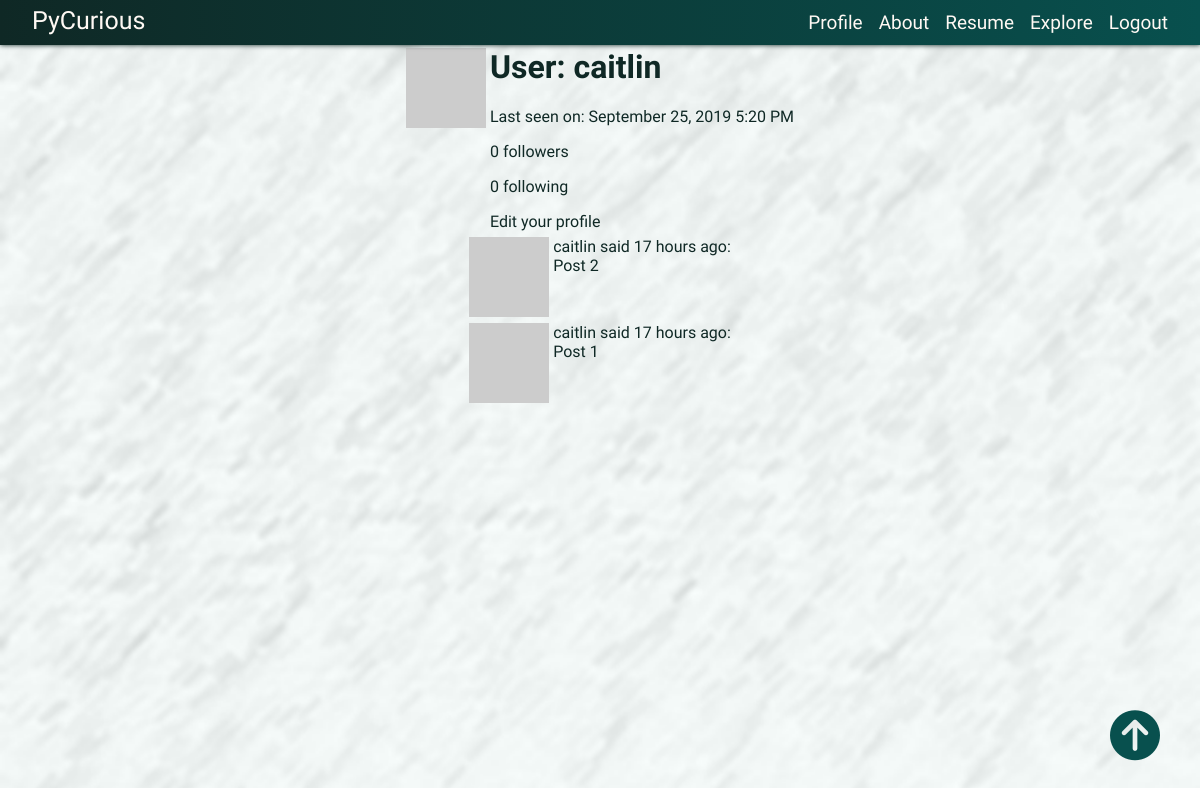
The app's page /user/caitlin (signed in) with its own data.
### app/models.py (models this page shows, shortened)
class User(UserMixin,db.Model):
	id = db.Column(db.Integer, primary_key=True)
	username = db.Column(db.String(64), index=True, unique=True)
	email = db.Column(db.String(120), index=True,unique=True)
	password_hash = db.Column(db.String(128))
	comments = db.relationship('Comment',backref='author',lazy='dynamic')
	about_me = db.Column(db.String(140))
	last_seen = db.Column(db.DateTime, default=datetime.utcnow)
	followed = db.relationship(
		'User', secondary=followers,
		primaryjoin=(followers.c.follower_id == id),
		secondaryjoin=(followers.c.followed_id == id),
		backref = db.backref('followers',lazy='dynamic'),lazy='dynamic'
		)
	def avatar(self,size):
		digest = md5(self.email.lower().encode('utf-8')).hexdigest()
		return 'https://www.gravatar.com/avatar/{}?d=identicon&s={}'.format(digest,size)

class Comment(db.Model):
	id = db.Column(db.Integer, primary_key=True)
	body = db.Column(db.String(140))
	timestamp = db.Column(db.DateTime, index=True, default=datetime.utcnow)
	user_id = db.Column(db.Integer,db.ForeignKey('user.id'))

### app/main/routes.py (the view)
@bp.route('/user/<username>')
@login_required
def user(username):
    user = User.query.filter_by(username=username).first_or_404()
    page = request.args.get('page', 1, type=int)
    comments = user.comments.order_by(Comment.timestamp.desc()).paginate(
        page, current_app.config['COMMENTS_PER_PAGE'], False)
    next_url = url_for('main.user', username=user.username, page=comments.next_num) \
        if comments.has_next else None
    prev_url = url_for('main.user', username=user.username, page=comments.prev_num) \
        if comments.has_prev else None
    return render_template('user.html', user=user, comments=comments.items,
                           next_url=next_url, prev_url=prev_url)

### app/main/routes.py (called while the page is built)
@bp.before_app_request # ? before_request?
def before_request():
	if current_user.is_authenticated:
		current_user.last_seen = datetime.utcnow()
		db.session.commit()
	g.locale = str(get_locale())

### app/models.py (called while the page is built)
@login.user_loader
def load_user(id):
	return User.query.get(int(id))

### app/templates/user.html (shortened to what this page needs)
{% extends "base.html" %}
{% block content %}
	<table>
		<tr valign="top">
			<td><img src="{{ user.avatar(128) }}"></td>
			<td>
				<h1>User: {{ user.username }}</h1>
				{% if user.last_seen %}
					<p>Last seen on: {{ moment(user.last_seen).format('LLL') }} </p>
				{% endif %}
				<p>{{ user.followers.count() }} followers</p>
				<p>{{ user.followed.count() }} following</p>
				{% if user == current_user %}
					<p>
						<a href="{{ url_for('main.edit_profile') }}">
							Edit your profile
						</a>
					</p>
				{% elif not current_user.is_following(user) %}
					<p>
						<a href="{{ url_for('follow',username=user.username) }}">
							Follow
						</a>
					</p>
				{% else %}
					<p>
						<a href="{{ url_for('unfollow',username=user.username) }}">
							Unfollow
						</a>
					</p>
				{% endif %}
			</td>
		</tr>
	</table>
	<div class="comment-container">
		{% for comment in comments %}
			{% include 'partials/_comment.html' %}
		{% endfor %}
	</div>
{% endblock %}

### app/templates/base.html (shortened to what this page needs)
<html>
	<head>
		<link rel="stylesheet" href="{{ url_for('static', filename='css/main.css') }}">
	</head>
	<body>
		<div id="navbar">
			<div id="site-name">
				<a href="{{url_for('main.index')}}">PyCurious</a>
			</div>
			<div id="site-nav">
				{% if current_user.is_anonymous %}
				<a class="nav-link" href="{{url_for('auth.login')}}">Login</a>
				{% else %}
				<a class="nav-link" href="{{ url_for('main.user', username=current_user.username) }}">Profile</a>
				<a class="nav-link" href="{{ url_for('main.explore') }}">About</a>
				<a class="nav-link" href="{{ url_for('main.explore') }}">Resume</a>
				<a class="nav-link" href="{{ url_for('main.explore') }}">Explore</a>
				<a class="nav-link" href="{{ url_for('auth.logout') }}">Logout</a>
				{% endif %}
			</div>
		</div>
		<div class="arrow-up"><i class="fas fa-arrow-circle-up"></i></div>
		{% block content %}
		{% endblock %}
	</body>
</html>

### app/templates/partials/_comment.html
<table>
	<tr valign="top">
		<td>
			<img src="{{ comment.author.avatar(36) }}">
		</td>
		<td>
			<a href="{{ url_for('main.user', username=comment.author.username) }}">
				{{ comment.author.username }}
			</a>
			 said {{ moment(comment.timestamp).fromNow() }}:
			 <br>
			 {{ comment.body }}
		</td>
	</tr>
</table>

### app/static/css/main.css (style rules this page uses)
body { margin: 0px; padding: 0rem; width: 100%; display: flex; flex-direction: column; align-items: center; font-family: sans-serif; background-color: rgb(255,255,255); font-size: 50px; color: rgb(15,40,37); font-family: 'Open Sans Condensed', sans-serif; background-image: url(../img/snake_bg.png); background-repeat: no-repeat; background-size: cover; }
a { text-decoration: none; color: inherit; }
#navbar { margin: 0; padding: 0.4rem 0rem 0.6rem 0rem; width: 100%; display: flex; flex-direction: row; align-items: baseline; justify-content: space-between; background-image: linear-gradient(to right, rgb(15,40,37), rgb(8,80,78)); font-size: .5em; position: relative; box-shadow: 0px 0px 5px 0px rgba(15,40,37,1); }
#site-name { margin-left: 2rem; color: rgb(255,249,244); }
#site-nav { display: flex; align-items: center; padding-right: 1rem; }
.nav-link { margin-right: 1rem; color: rgb(255,249,244); font-size: .76em; }
.arrow-up { color: rgba(8,80,78,1); font-size: 1em; position: fixed; bottom: 5vh; right: 5vh; }

### records on screen
User: username "caitlin", last_seen "September 25, 2019 5:20 PM"
Comment: author.username "caitlin", timestamp "17 hours ago", body "Post 2"
Comment: author.username "caitlin", timestamp "17 hours ago", body "Post 1"

### other values on screen
{{ user.followers.count() }} "0"
{{ user.followed.count() }} "0"
